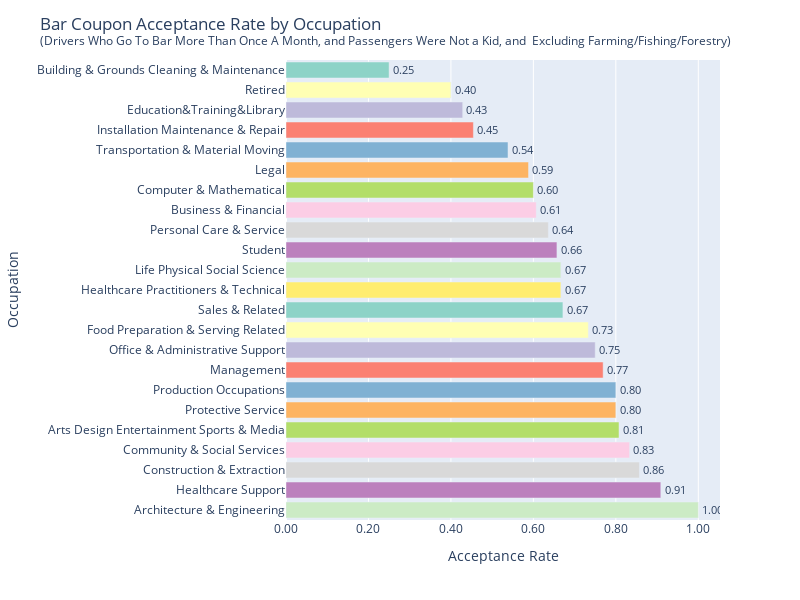

The notebook cell saved with this chart:
### Code cell
filtered_data = bar_coupons[
    (bar_coupons['Bar'].isin(['1~3', '4~8', 'gt8'])) &
    (~bar_coupons['passanger'].isin(['kid(s)'])) &
    (~bar_coupons['occupation'].isin(['Farming Fishing & Forestry', 'Unemployed']))
]
occupation_acceptance = filtered_data.groupby('occupation')['Y'].mean().reset_index()
occupation_acceptance = occupation_acceptance.sort_values(by='Y', ascending=True)

fig = px.bar(
    occupation_acceptance,
    y='occupation',
    x='Y',
    text=occupation_acceptance['Y'].apply(lambda x: f'{x:.2f}'),
    color='occupation',
    orientation='h',
    color_discrete_sequence=px.colors.qualitative.Set3
)

# Update layout
fig.update_layout(
    title='Bar Coupon Acceptance Rate by Occupation<br><sup>(Drivers Who Go To Bar More Than Once A Month, and Passengers Were Not a Kid, and  Excluding Farming/Fishing/Forestry)</sup>',
    xaxis_title='Acceptance Rate',
    yaxis_title='Occupation',
    xaxis=dict(tickformat=".2f"),
    showlegend=False,
    height=600,
    width=800
)
fig.update_traces(textposition='outside')

# Show plot
fig.show()

### Figure 1 — Plotly figure (JSON) as saved in the notebook; plotly's stock layout.template omitted (floating-point values rounded to 4 significant figures)
{"data": [{"hovertemplate": "occupation=%{y}<br>Y=%{x}<br>text=%{text}<extra></extra>", "legendgroup": "Building & Grounds Cleaning & Maintenance", "marker": {"color": "rgb(141,211,199)", "pattern": {"shape": ""}}, "name": "Building & Grounds Cleaning & Maintenance", "orientation": "h", "showlegend": true, "text": ["0.25"], "textposition": "outside", "type": "bar", "x": [0.25], "xaxis": "x", "y": ["Building & Grounds Cleaning & Maintenance"], "yaxis": "y"}, {"hovertemplate": "occupation=%{y}<br>Y=%{x}<br>text=%{text}<extra></extra>", "legendgroup": "Retired", "marker": {"color": "rgb(255,255,179)", "pattern": {"shape": ""}}, "name": "Retired", "orientation": "h", "showlegend": true, "text": ["0.40"], "textposition": "outside", "type": "bar", "x": [0.4], "xaxis": "x", "y": ["Retired"], "yaxis": "y"}, {"hovertemplate": "occupation=%{y}<br>Y=%{x}<br>text=%{text}<extra></extra>", "legendgroup": "Education&Training&Library", "marker": {"color": "rgb(190,186,218)", "pattern": {"shape": ""}}, "name": "Education&Training&Library", "orientation": "h", "showlegend": true, "text": ["0.43"], "textposition": "outside", "type": "bar", "x": [0.4286], "xaxis": "x", "y": ["Education&Training&Library"], "yaxis": "y"}, {"hovertemplate": "occupation=%{y}<br>Y=%{x}<br>text=%{text}<extra></extra>", "legendgroup": "Installation Maintenance & Repair", "marker": {"color": "rgb(251,128,114)", "pattern": {"shape": ""}}, "name": "Installation Maintenance & Repair", "orientation": "h", "showlegend": true, "text": ["0.45"], "textposition": "outside", "type": "bar", "x": [0.4545], "xaxis": "x", "y": ["Installation Maintenance & Repair"], "yaxis": "y"}, {"hovertemplate": "occupation=%{y}<br>Y=%{x}<br>text=%{text}<extra></extra>", "legendgroup": "Transportation & Material Moving", "marker": {"color": "rgb(128,177,211)", "pattern": {"shape": ""}}, "name": "Transportation & Material Moving", "orientation": "h", "showlegend": true, "text": ["0.54"], "textposition": "outside", "type": "bar", "x": [0.5385], "xaxis": "x", "y": ["Transportation & Material Moving"], "yaxis": "y"}, {"hovertemplate": "occupation=%{y}<br>Y=%{x}<br>text=%{text}<extra></extra>", "legendgroup": "Legal", "marker": {"color": "rgb(253,180,98)", "pattern": {"shape": ""}}, "name": "Legal", "orientation": "h", "showlegend": true, "text": ["0.59"], "textposition": "outside", "type": "bar", "x": [0.5882], "xaxis": "x", "y": ["Legal"], "yaxis": "y"}, {"hovertemplate": "occupation=%{y}<br>Y=%{x}<br>text=%{text}<extra></extra>", "legendgroup": "Computer & Mathematical", "marker": {"color": "rgb(179,222,105)", "pattern": {"shape": ""}}, "name": "Computer & Mathematical", "orientation": "h", "showlegend": true, "text": ["0.60"], "textposition": "outside", "type": "bar", "x": [0.6], "xaxis": "x", "y": ["Computer & Mathematical"], "yaxis": "y"}, {"hovertemplate": "occupation=%{y}<br>Y=%{x}<br>text=%{text}<extra></extra>", "legendgroup": "Business & Financial", "marker": {"color": "rgb(252,205,229)", "pattern": {"shape": ""}}, "name": "Business & Financial", "orientation": "h", "showlegend": true, "text": ["0.61"], "textposition": "outside", "type": "bar", "x": [0.6071], "xaxis": "x", "y": ["Business & Financial"], "yaxis": "y"}, {"hovertemplate": "occupation=%{y}<br>Y=%{x}<br>text=%{text}<extra></extra>", "legendgroup": "Personal Care & Service", "marker": {"color": "rgb(217,217,217)", "pattern": {"shape": ""}}, "name": "Personal Care & Service", "orientation": "h", "showlegend": true, "text": ["0.64"], "textposition": "outside", "type": "bar", "x": [0.6364], "xaxis": "x", "y": ["Personal Care & Service"], "yaxis": "y"}, {"hovertemplate": "occupation=%{y}<br>Y=%{x}<br>text=%{text}<extra></extra>", "legendgroup": "Student", "marker": {"color": "rgb(188,128,189)", "pattern": {"shape": ""}}, "name": "Student", "orientation": "h", "showlegend": true, "text": ["0.66"], "textposition": "outside", "type": "bar", "x": [0.6571], "xaxis": "x", "y": ["Student"], "yaxis": "y"}, {"hovertemplate": "occupation=%{y}<br>Y=%{x}<br>text=%{text}<extra></extra>", "legendgroup": "Life Physical Social Science", "marker": {"color": "rgb(204,235,197)", "pattern": {"shape": ""}}, "name": "Life Physical Social Science", "orientation": "h", "showlegend": true, "text": ["0.67"], "textposition": "outside", "type": "bar", "x": [0.6667], "xaxis": "x", "y": ["Life Physical Social Science"], "yaxis": "y"}, {"hovertemplate": "occupation=%{y}<br>Y=%{x}<br>text=%{text}<extra></extra>", "legendgroup": "Healthcare Practitioners & Technical", "marker": {"color": "rgb(255,237,111)", "pattern": {"shape": ""}}, "name": "Healthcare Practitioners & Technical", "orientation": "h", "showlegend": true, "text": ["0.67"], "textposition": "outside", "type": "bar", "x": [0.6667], "xaxis": "x", "y": ["Healthcare Practitioners & Technical"], "yaxis": "y"}, {"hovertemplate": "occupation=%{y}<br>Y=%{x}<br>text=%{text}<extra></extra>", "legendgroup": "Sales & Related", "marker": {"color": "rgb(141,211,199)", "pattern": {"shape": ""}}, "name": "Sales & Related", "orientation": "h", "showlegend": true, "text": ["0.67"], "textposition": "outside", "type": "bar", "x": [0.6716], "xaxis": "x", "y": ["Sales & Related"], "yaxis": "y"}, {"hovertemplate": "occupation=%{y}<br>Y=%{x}<br>text=%{text}<extra></extra>", "legendgroup": "Food Preparation & Serving Related", "marker": {"color": "rgb(255,255,179)", "pattern": {"shape": ""}}, "name": "Food Preparation & Serving Related", "orientation": "h", "showlegend": true, "text": ["0.73"], "textposition": "outside", "type": "bar", "x": [0.7333], "xaxis": "x", "y": ["Food Preparation & Serving Related"], "yaxis": "y"}, {"hovertemplate": "occupation=%{y}<br>Y=%{x}<br>text=%{text}<extra></extra>", "legendgroup": "Office & Administrative Support", "marker": {"color": "rgb(190,186,218)", "pattern": {"shape": ""}}, "name": "Office & Administrative Support", "orientation": "h", "showlegend": true, "text": ["0.75"], "textposition": "outside", "type": "bar", "x": [0.75], "xaxis": "x", "y": ["Office & Administrative Support"], "yaxis": "y"}, {"hovertemplate": "occupation=%{y}<br>Y=%{x}<br>text=%{text}<extra></extra>", "legendgroup": "Management", "marker": {"color": "rgb(251,128,114)", "pattern": {"shape": ""}}, "name": "Management", "orientation": "h", "showlegend": true, "text": ["0.77"], "textposition": "outside", "type": "bar", "x": [0.7692], "xaxis": "x", "y": ["Management"], "yaxis": "y"}, {"hovertemplate": "occupation=%{y}<br>Y=%{x}<br>text=%{text}<extra></extra>", "legendgroup": "Production Occupations", "marker": {"color": "rgb(128,177,211)", "pattern": {"shape": ""}}, "name": "Production Occupations", "orientation": "h", "showlegend": true, "text": ["0.80"], "textposition": "outside", "type": "bar", "x": [0.8], "xaxis": "x", "y": ["Production Occupations"], "yaxis": "y"}, {"hovertemplate": "occupation=%{y}<br>Y=%{x}<br>text=%{text}<extra></extra>", "legendgroup": "Protective Service", "marker": {"color": "rgb(253,180,98)", "pattern": {"shape": ""}}, "name": "Protective Service", "orientation": "h", "showlegend": true, "text": ["0.80"], "textposition": "outside", "type": "bar", "x": [0.8], "xaxis": "x", "y": ["Protective Service"], "yaxis": "y"}, {"hovertemplate": "occupation=%{y}<br>Y=%{x}<br>text=%{text}<extra></extra>", "legendgroup": "Arts Design Entertainment Sports & Media", "marker": {"color": "rgb(179,222,105)", "pattern": {"shape": ""}}, "name": "Arts Design Entertainment Sports & Media", "orientation": "h", "showlegend": true, "text": ["0.81"], "textposition": "outside", "type": "bar", "x": [0.8077], "xaxis": "x", "y": ["Arts Design Entertainment Sports & Media"], "yaxis": "y"}, {"hovertemplate": "occupation=%{y}<br>Y=%{x}<br>text=%{text}<extra></extra>", "legendgroup": "Community & Social Services", "marker": {"color": "rgb(252,205,229)", "pattern": {"shape": ""}}, "name": "Community & Social Services", "orientation": "h", "showlegend": true, "text": ["0.83"], "textposition": "outside", "type": "bar", "x": [0.8333], "xaxis": "x", "y": ["Community & Social Services"], "yaxis": "y"}, {"hovertemplate": "occupation=%{y}<br>Y=%{x}<br>text=%{text}<extra></extra>", "legendgroup": "Construction & Extraction", "marker": {"color": "rgb(217,217,217)", "pattern": {"shape": ""}}, "name": "Construction & Extraction", "orientation": "h", "showlegend": true, "text": ["0.86"], "textposition": "outside", "type": "bar", "x": [0.8571], "xaxis": "x", "y": ["Construction & Extraction"], "yaxis": "y"}, {"hovertemplate": "occupation=%{y}<br>Y=%{x}<br>text=%{text}<extra></extra>", "legendgroup": "Healthcare Support", "marker": {"color": "rgb(188,128,189)", "pattern": {"shape": ""}}, "name": "Healthcare Support", "orientation": "h", "showlegend": true, "text": ["0.91"], "textposition": "outside", "type": "bar", "x": [0.9091], "xaxis": "x", "y": ["Healthcare Support"], "yaxis": "y"}, {"hovertemplate": "occupation=%{y}<br>Y=%{x}<br>text=%{text}<extra></extra>", "legendgroup": "Architecture & Engineering", "marker": {"color": "rgb(204,235,197)", "pattern": {"shape": ""}}, "name": "Architecture & Engineering", "orientation": "h", "showlegend": true, "text": ["1.00"], "textposition": "outside", "type": "bar", "x": [1.0], "xaxis": "x", "y": ["Architecture & Engineering"], "yaxis": "y"}], "layout": {"barmode": "relative", "height": 600, "legend": {"title": {"text": "occupation"}, "tracegroupgap": 0}, "margin": {"t": 60}, "showlegend": false, "title": {"text": "Bar Coupon Acceptance Rate by Occupation<br><sup>(Drivers Who Go To Bar More Than Once A Month, and Passengers Were Not a Kid, and  Excluding Farming/Fishing/Forestry)</sup>"}, "width": 800, "xaxis": {"anchor": "y", "domain": [0, 1], "tickformat": ".2f", "title": {"text": "Acceptance Rate"}}, "yaxis": {"anchor": "x", "categoryarray": ["Architecture & Engineering", "Healthcare Support", "Construction & Extraction", "Community & Social Services", "Arts Design Entertainment Sports & Media", "Protective Service", "Production Occupations", "Management", "Office & Administrative Support", "Food Preparation & Serving Related", "Sales & Related", "Healthcare Practitioners & Technical", "Life Physical Social Science", "Student", "Personal Care & Service", "Business & Financial", "Computer & Mathematical", "Legal", "Transportation & Material Moving", "Installation Maintenance & Repair", "Education&Training&Library", "Retired", "Building & Grounds Cleaning & Maintenance"], "categoryorder": "array", "domain": [0, 1], "title": {"text": "Occupation"}}}}
